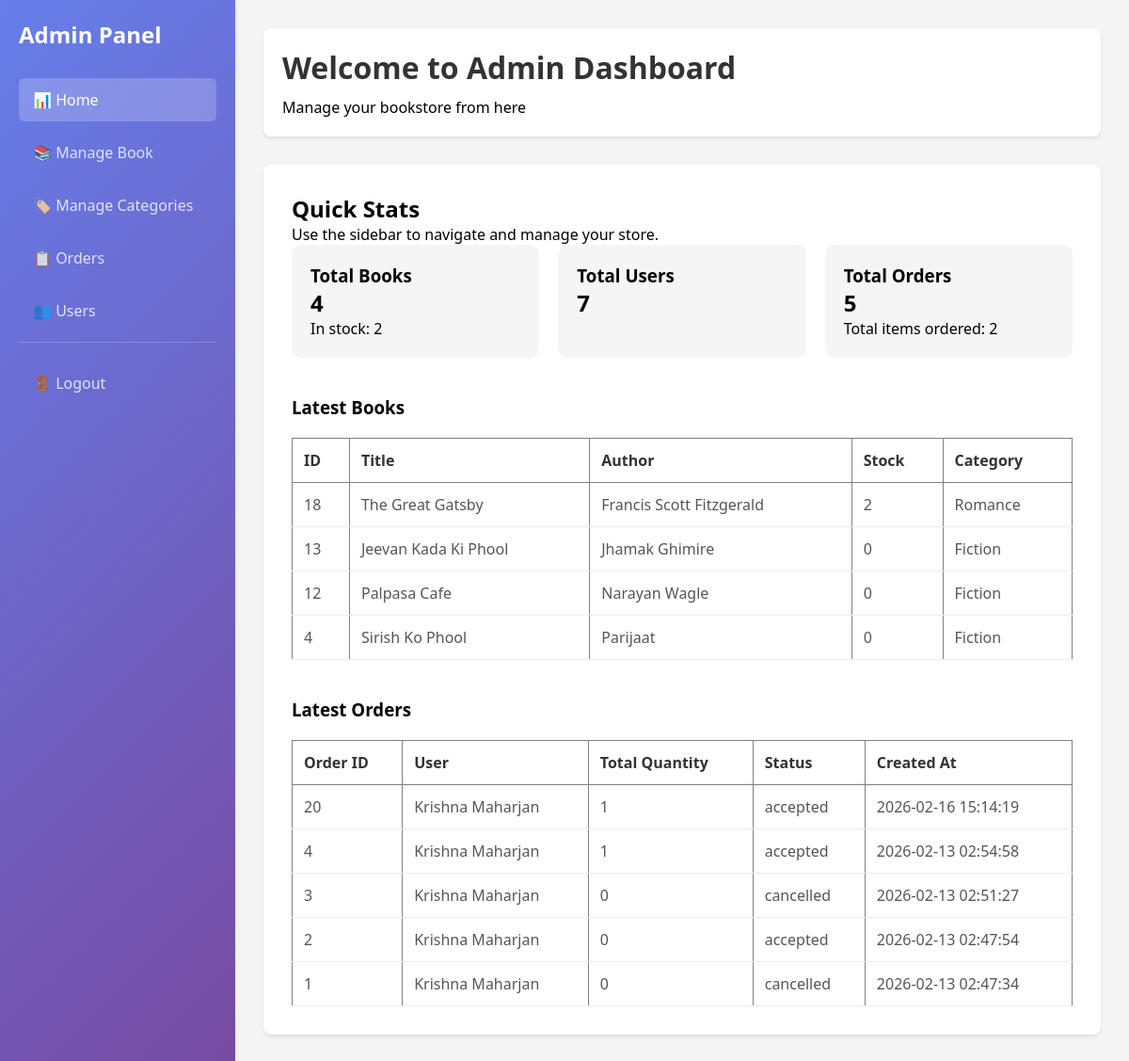
/admin/dashboard.php (signed in), run on an earlier commit of the app's database.
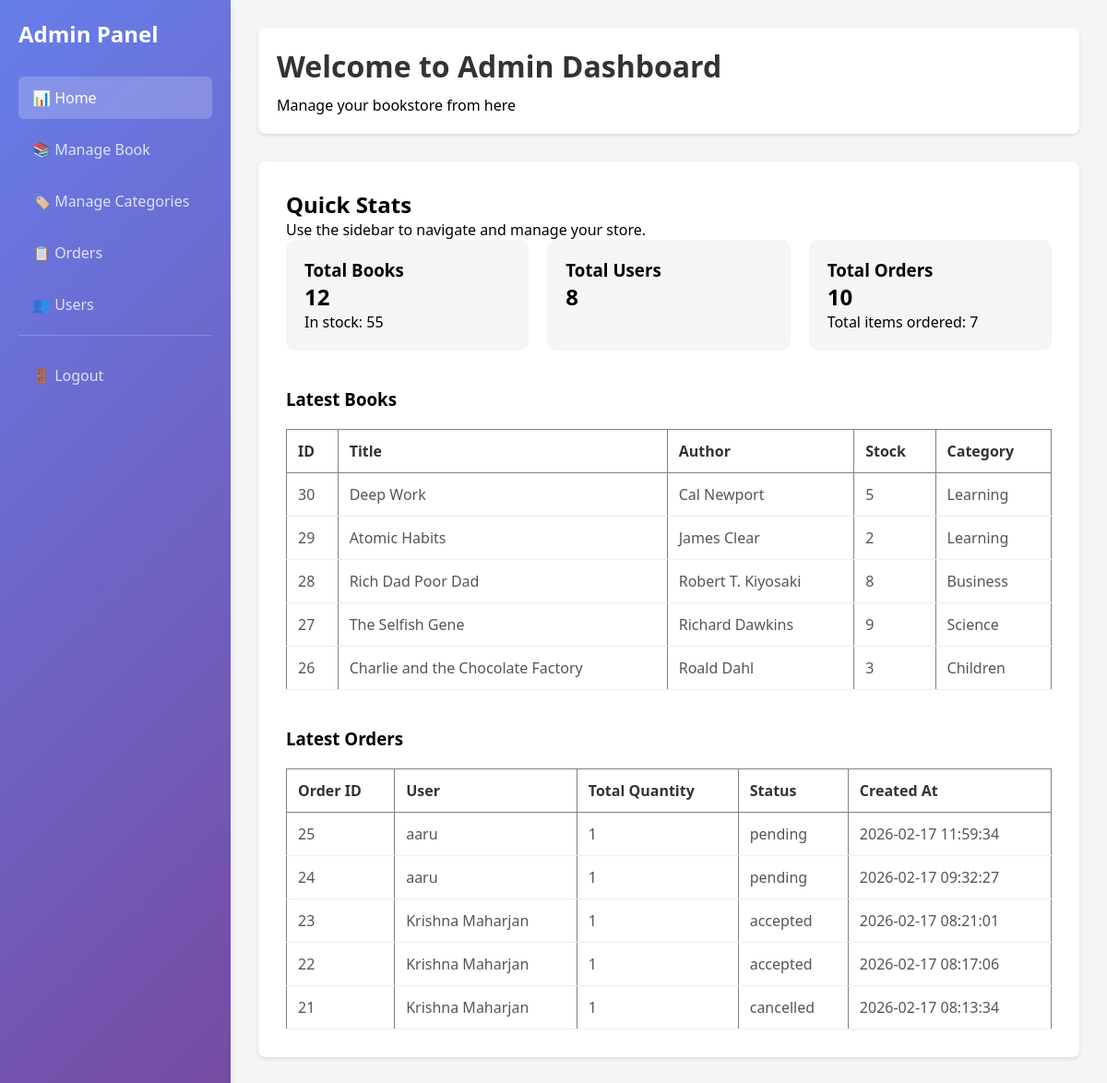
And on a later commit of the database.
### tables this page shows
CREATE TABLE `books` (
  `id` int(11) NOT NULL,
  `title` varchar(100) NOT NULL,
  `author` varchar(100) NOT NULL,
  `price` decimal(10,2) NOT NULL,
  `description` text NOT NULL,
  `image` varchar(255) NOT NULL,
  `created_at` timestamp NOT NULL DEFAULT current_timestamp() ON UPDATE current_timestamp(),
  `stock` int(11) DEFAULT 1,
  `category_id` int(11) NOT NULL
);

CREATE TABLE `categories` (
  `id` int(11) NOT NULL,
  `name` varchar(100) NOT NULL
);

CREATE TABLE `orders` (
  `id` int(10) UNSIGNED NOT NULL,
  `user_id` int(11) NOT NULL,
  `book_id` int(11) NOT NULL,
  `fullname` varchar(100) NOT NULL,
  `email` varchar(100) NOT NULL,
  `phone` varchar(20) NOT NULL,
  `address` text NOT NULL,
  `city` varchar(50) NOT NULL,
  `pincode` varchar(20) DEFAULT NULL,
  `payment_method` varchar(20) NOT NULL,
  `total_amount` decimal(10,2) NOT NULL,
  `order_date` datetime NOT NULL DEFAULT current_timestamp(),
  `book_name` varchar(255) NOT NULL,
  `total_quantity` int(11) NOT NULL,
  `status` varchar(20) NOT NULL DEFAULT 'pending'
);

CREATE TABLE `users` (
  `id` int(11) NOT NULL,
  `name` varchar(100) NOT NULL,
  `email` varchar(100) NOT NULL,
  `password` varchar(255) NOT NULL,
  `phone` bigint(20) NOT NULL,
  `address` varchar(255) NOT NULL,
  `city` varchar(255) NOT NULL,
  `role` enum('user','admin') DEFAULT 'user',
  `created_at` timestamp NOT NULL DEFAULT current_timestamp()
);

### admin/home.php (the view, shortened to what this page needs)
<?php
include("../includes/db.php");
$bookQuery = "SELECT COUNT(*) as total_books, SUM(stock) as total_stock FROM books";
$bookResult = mysqli_query($conn, $bookQuery);
$bookData = mysqli_fetch_assoc($bookResult);
$userQuery = "SELECT COUNT(*) as total_users FROM users";
$userResult = mysqli_query($conn, $userQuery);
$userData = mysqli_fetch_assoc($userResult);
$orderQuery = "SELECT COUNT(*) as total_orders, SUM(total_quantity) as total_ordered FROM orders";
$orderResult = mysqli_query($conn, $orderQuery);
$orderData = mysqli_fetch_assoc($orderResult);
?>
<div class="header">
    <h1>Welcome to Admin Dashboard</h1>
    <p>Manage your bookstore from here</p>
</div>
<div class="content-section">
    <h2>Quick Stats</h2>
    <p>Use the sidebar to navigate and manage your store.</p>
    <div class="stats-cards" style="display:flex; gap:20px; flex-wrap:wrap;">
        <div class="card" style="padding:20px; background:#f5f5f5; border-radius:10px; flex:1; min-width:200px;">
            <h3>Total Books</h3>
            <p style="font-size:24px; font-weight:bold;"><?php echo $bookData['total_books'] ?? 0; ?></p>
            <p>In stock: <?php echo $bookData['total_stock'] ?? 0; ?></p>
        </div>
        <div class="card" style="padding:20px; background:#f5f5f5; border-radius:10px; flex:1; min-width:200px;">
            <h3>Total Users</h3>
            <p style="font-size:24px; font-weight:bold;"><?php echo $userData['total_users'] ?? 0; ?></p>
        </div>
        <div class="card" style="padding:20px; background:#f5f5f5; border-radius:10px; flex:1; min-width:200px;">
            <h3>Total Orders</h3>
            <p style="font-size:24px; font-weight:bold;"><?php echo $orderData['total_orders'] ?? 0; ?></p>
            <p>Total items ordered: <?php echo $orderData['total_ordered'] ?? 0; ?></p>
        </div>
    </div>
    <h3 style="margin-top:40px;">Latest Books</h3>
    <table border="1" cellpadding="8" cellspacing="0" style="width:100%; border-collapse:collapse;">
        <tr>
            <th>ID</th>
            <th>Title</th>
            <th>Author</th>
            <th>Stock</th>
            <th>Category</th>
        </tr>
        <?php
        $latestBooks = mysqli_query($conn, "SELECT b.id, b.title, b.author, b.stock, c.name as category FROM books b LEFT JOIN categories c ON b.category_id = c.id ORDER BY b.id DESC LIMIT 5");
        while ($book = mysqli_fetch_assoc($latestBooks)) {
            echo "<tr>
                    <td>{$book['id']}</td>
                    <td>".htmlspecialchars($book['title'])."</td>
                    <td>".htmlspecialchars($book['author'])."</td>
                    <td>{$book['stock']}</td>
                    <td>".htmlspecialchars($book['category'])."</td>
                  </tr>";
        }
        ?>
    </table>
    <h3 style="margin-top:40px;">Latest Orders</h3>
    <table border="1" cellpadding="8" cellspacing="0" style="width:100%; border-collapse:collapse;">
        <tr>
            <th>Order ID</th>
            <th>User</th>
            <th>Total Quantity</th>
            <th>Status</th>
            <th>Created At</th>
        </tr>
        <?php
        $latestOrders = mysqli_query($conn, "SELECT o.id, u.name as user_name, o.total_quantity, o.status, o.order_date FROM orders o LEFT JOIN users u ON o.user_id = u.id ORDER BY o.id DESC LIMIT 5");
        while ($order = mysqli_fetch_assoc($latestOrders)) {
            echo "<tr>
                    <td>{$order['id']}</td>
                    <td>".htmlspecialchars($order['user_name'])."</td>
                    <td>{$order['total_quantity']}</td>
                    <td>".htmlspecialchars($order['status'])."</td>
                    <td>{$order['order_date']}</td>
                  </tr>";
        }
        ?>
    </table>
</div>

What changed in the data, as far as the page shows it:
no longer on this page (row edited): books: id "18", title "The Great Gatsby", author "Francis Scott Fitzgerald", stock "2", category.name "Romance"
no longer on this page (row unchanged): books: id "13", title "Jeevan Kada Ki Phool", author "Jhamak Ghimire", stock "0", category.name "Fiction"
no longer on this page (row unchanged): books: id "12", title "Palpasa Cafe", author "Narayan Wagle", stock "0", category.name "Fiction"
no longer on this page (row unchanged): books: id "4", title "Sirish Ko Phool", author "Parijaat", stock "0", category.name "Fiction"
no longer on this page (row unchanged): orders: id "20", user.name "Krishna Maharjan", total_quantity "1", status "accepted", order_date "2026-02-16 15:14:19"
no longer on this page (row unchanged): orders: id "4", user.name "Krishna Maharjan", total_quantity "1", status "accepted", order_date "2026-02-13 02:54:58"
no longer on this page (row unchanged): orders: id "3", user.name "Krishna Maharjan", total_quantity "0", status "cancelled", order_date "2026-02-13 02:51:27"
no longer on this page (row unchanged): orders: id "2", user.name "Krishna Maharjan", total_quantity "0", status "accepted", order_date "2026-02-13 02:47:54"
no longer on this page (row unchanged): orders: id "1", user.name "Krishna Maharjan", total_quantity "0", status "cancelled", order_date "2026-02-13 02:47:34"
added books: id "30", title "Deep Work", author "Cal Newport", stock "5", category.name "Learning"
added books: id "29", title "Atomic Habits", author "James Clear", stock "2", category.name "Learning"
added books: id "28", title "Rich Dad Poor Dad", author "Robert T. Kiyosaki", stock "8", category.name "Business"
added books: id "27", title "The Selfish Gene", author "Richard Dawkins", stock "9", category.name "Science"
added books: id "26", title "Charlie and the Chocolate Factory", author "Roald Dahl", stock "3", category.name "Children"
added orders: id "25", user.name "aaru", total_quantity "1", status "pending", order_date "2026-02-17 11:59:34"
added orders: id "24", user.name "aaru", total_quantity "1", status "pending", order_date "2026-02-17 09:32:27"
added orders: id "23", user.name "Krishna Maharjan", total_quantity "1", status "accepted", order_date "2026-02-17 08:21:01"
added orders: id "22", user.name "Krishna Maharjan", total_quantity "1", status "accepted", order_date "2026-02-17 08:17:06"
added orders: id "21", user.name "Krishna Maharjan", total_quantity "1", status "cancelled", order_date "2026-02-17 08:13:34"
Also different on the page:
$bookData['total_books']: "4" → "12"
$bookData['total_stock']: "2" → "55"
$userData['total_users']: "7" → "8"
$orderData['total_orders']: "5" → "10"
$orderData['total_ordered']: "2" → "7"
